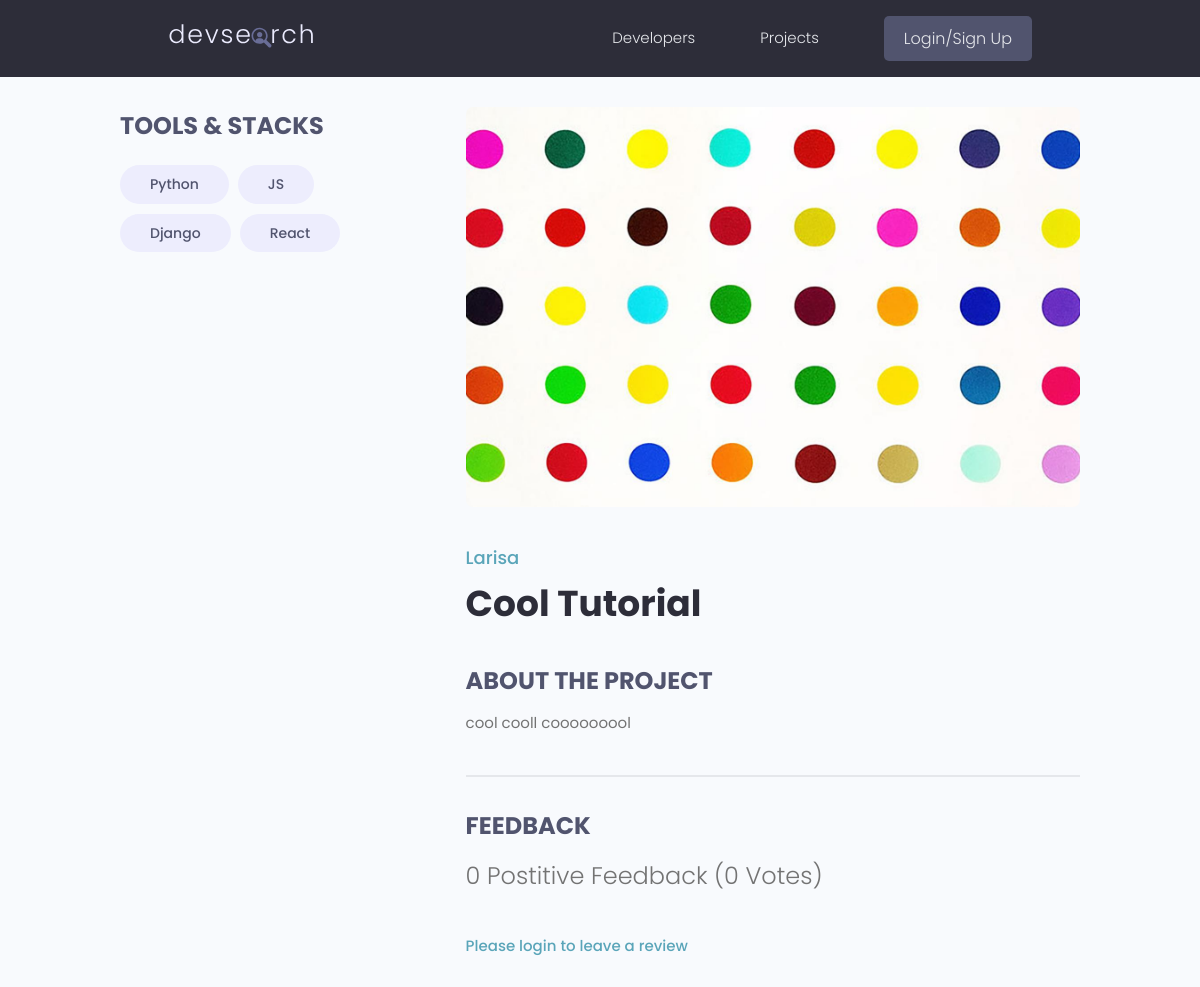
The page /projects/project/8d7c7fb3-6773-4437-bbe5-e133449baf8a on the database as committed earlier.
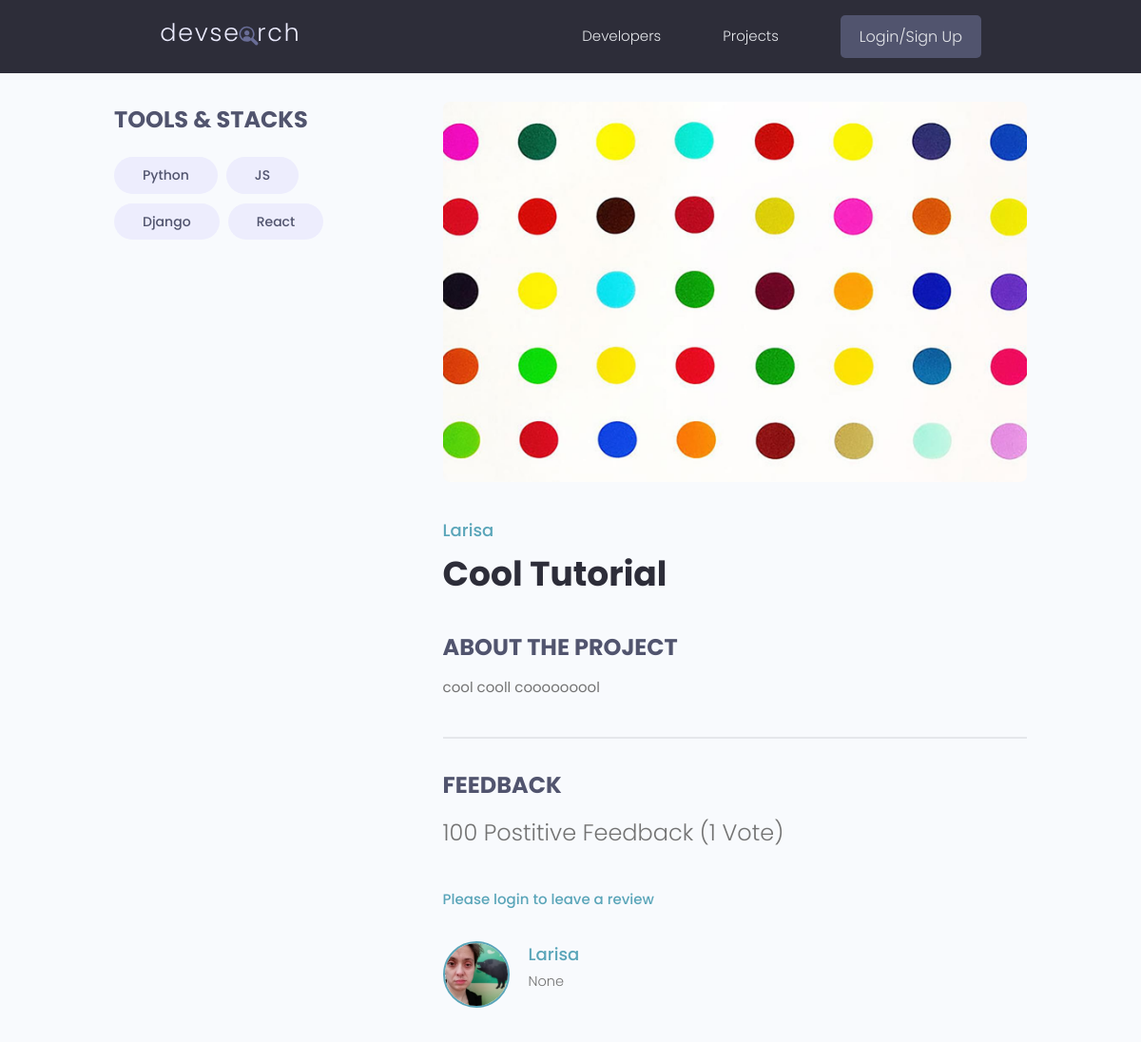
The same page on the database as committed later.
### projects/models.py (models this page shows, shortened)
class Tag(models.Model):
    name = models.CharField(max_length=200)
    created = models.DateTimeField(auto_now_add=True)
    id = models.UUIDField(default=uuid.uuid4, unique=True, primary_key=True, editable=False)
    def __str__(self):
        return self.name

class Project(models.Model):
    owner = models.ForeignKey(Profile, null=True, blank=True, on_delete=models.CASCADE)
    title = models.CharField(max_length=200)
    description = models.TextField(null=True, blank=True)
    featured_image = models.ImageField(null=True, blank=True, default="default.jpg")
    demo_link = models.CharField(max_length=2000, null=True, blank=True)
    source_link = models.CharField(max_length=2000, null=True, blank=True)
    tags = models.ManyToManyField('Tag', blank=True)
    vote_total = models.IntegerField(default=0, null=True, blank=True)
    vote_ratio = models.IntegerField(default=0, null=True, blank=True)
    created = models.DateTimeField(auto_now_add=True)
    id = models.UUIDField(default=uuid.uuid4, unique=True, primary_key=True, editable=False)
    class Meta:
        ordering = ['-vote_ratio', '-vote_total', 'title']
    @property
    def imageURL(self):
        try:
            url = self.featured_image.url
        except:
            url = ''
        return url
    @property
    def reviewers(self):
        queryset = self.review_set.all().values_list('owner__id', flat=True)
        return queryset

class Review(models.Model):
    VOTE_TYPE = (
        ('up', 'Up Vote'),
        ('down', 'Down Vote'),
    )
    owner = models.ForeignKey(Profile, on_delete=models.CASCADE, null=True)
    project = models.ForeignKey(Project, on_delete=models.CASCADE)
    body = models.TextField(null=True, blank=True)
    value = models.CharField(max_length=200, choices=VOTE_TYPE)
    created = models.DateTimeField(auto_now_add=True)
    id = models.UUIDField(default=uuid.uuid4, unique=True, primary_key=True, editable=False)
    class Meta:
        unique_together = [['owner', 'project']]

### users/models.py (models this page shows, shortened)
class Profile(models.Model):
    user = models.OneToOneField(User, on_delete=models.CASCADE, null=True, blank=True)
    name = models.CharField(max_length=200, blank=True, null=True)
    email = models.EmailField(max_length=500, blank=True, null=True)
    username = models.CharField(max_length=200, blank=True, null=True)
    location = models.CharField(max_length=200, blank=True, null=True)
    short_info = models.CharField(max_length=200, blank=True, null=True)
    bio = models.TextField(blank=True, null=True)
    profile_image = models.ImageField(null=True, blank=True, upload_to='profiles/', default='profiles/user-default.jpg')
    social_github = models.CharField(max_length=200, blank=True, null=True)
    social_twitter = models.CharField(max_length=200, blank=True, null=True)
    social_linkedin = models.CharField(max_length=200, blank=True, null=True)
    social_youtube = models.CharField(max_length=200, blank=True, null=True)
    social_website = models.CharField(max_length=200, blank=True, null=True)
    created = models.DateTimeField(auto_now_add=True)
    id = models.UUIDField(default=uuid.uuid4, unique=True, primary_key=True, editable=False)
    class Meta:
        ordering = ['created']

### projects/views.py (the view, shortened to what this page needs)
# urls.py: path('project/<str:pk>', views.project, name="project"),
def project(request, pk):
    projectObj = Project.objects.get(id=pk)
    form = ReviewForm()
    print("projectObj", projectObj.reviewers)
    return render(request, 'projects/project.html', {'project': projectObj, 'form': form})

### projects/templates/projects/project.html (shortened to what this page needs)
{% extends 'main.html' %}
{% block content %}
<main class="singleProject my-md">
    <div class="container">
      <div class="layout">
        <div class="column column--1of3">
          <h3 class="singleProject__subtitle">Tools & Stacks</h3>
          <div class="singleProject__toolStack">
            {% for tag in project.tags.all %}
            <span class="tag tag--pill tag--sub tag--lg">
                <small>{{ tag }}</small>
            </span>
            {% endfor %}
          </div>
        </div>
        <div class="column column--2of3">
          <img class="singleProject__preview" src="{{ project.imageURL}}" alt="portfolio thumbnail" />
          <a href="{% url 'user-profile' project.owner.id %}" class="singleProject__developer">{{project.owner.name}}</a>
          <h2 class="singleProject__title">{{ project.title }}</h2>
          <h3 class="singleProject__subtitle">About the Project</h3>
          <div class="singleProject__info">
            {{ project.description }}
          </div>
          <div class="comments">
            <h3 class="singleProject__subtitle">Feedback</h3>
            <h5 class="project--rating">
              {{ project.vote_ratio }} Postitive Feedback ({{project.vote_total}} Vote{{project.vote_total|pluralize:"s"}})
            </h5>
            {% if request.user.profile.id in project.reviewers %}
            <p> You have already submitted your review for this project </p>
            {% elif request.user.profile == project.owner %}
            <p> You cannot review your own project </p>
            {% else %}
            <a href="{% url 'login' %}?next={{request.path}}"> Please login to leave a review</a>
            {% endif %}
            <div class="commentList">
              {% for review in project.review_set.all %}
              <div class="comment">
                <a href="{% url 'user-profile' review.owner.id %}">
                  <img class="avatar avatar--md"
                    src="{{review.owner.profile_image.url}}" alt="user" />
                </a>
                <div class="comment__details">
                  <a href="{% url 'user-profile' review.owner.id %}" class="comment__author">{{review.owner.name}}</a>
                  <p class="comment__info">
                    {{review.body|linebreaksbr}}
                  </p>
                </div>
              </div>
              {% endfor %}
            </div>
          </div>
        </div>
      </div>
    </div>
  </main>
{% endblock content %}

Rows that differ between the two databases and show on the page:
changed Project "Cool Tutorial": vote_ratio "0" → "100"; vote_total "0" → "1"
added Review: owner.profile_image (picture), owner.name "Larisa", body "None"
